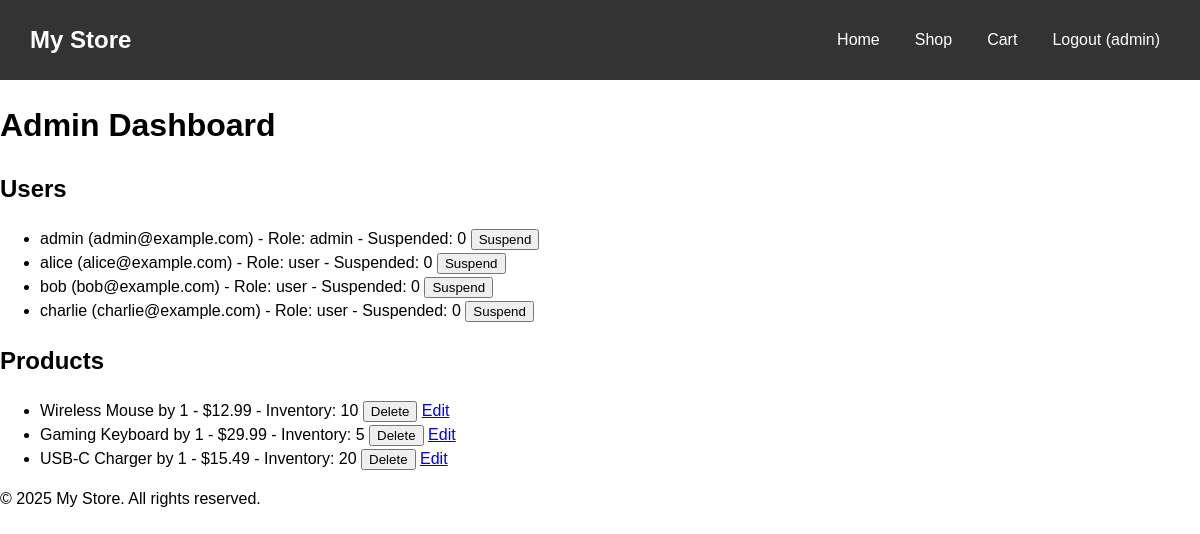
Page /admin (signed in) on the earlier database version.
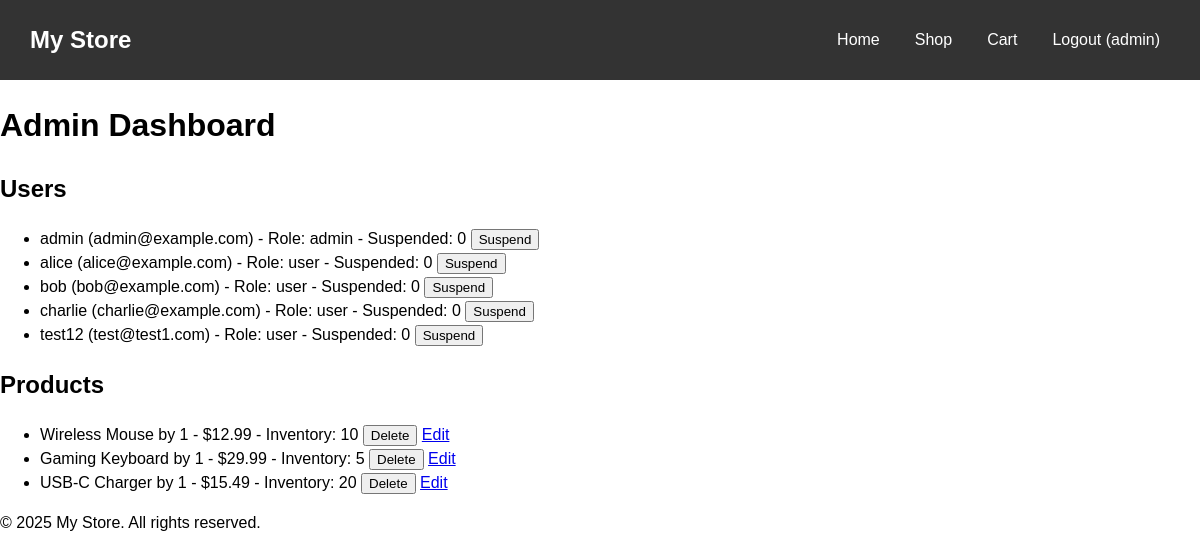
Same page on the later database version.
### tables this page shows
CREATE TABLE users (
    id INTEGER PRIMARY KEY AUTOINCREMENT,
    username TEXT UNIQUE NOT NULL,
    password TEXT NOT NULL,
    email TEXT UNIQUE NOT NULL,
    role TEXT DEFAULT 'user',
    created_at TIMESTAMP DEFAULT CURRENT_TIMESTAMP
, is_suspended INTEGER DEFAULT 0);

CREATE TABLE products (
    id INTEGER PRIMARY KEY AUTOINCREMENT,
    name TEXT NOT NULL,
    price REAL NOT NULL,
    description TEXT NOT NULL
, seller_id INTEGER, inventory INTEGER DEFAULT 0);

### app.py (the view)
@app.route('/admin')
@login_required
@role_required('admin')
def admin_dashboard():
    users = db.list_all_users()
    products = db.get_all_products()
    return render_template('admin_dashboard.html', users=users, products=products)

### app.py (called while the page is built)
@app.context_processor
def inject_csrf_token():
    return dict(csrf_token=generate_csrf)

def login_required(f):
    @wraps(f)
    def decorated(*args, **kwargs):
        if 'user_id' not in session:
            flash("Please log in.", "warning")
            return redirect(url_for('login'))
        user = db.get_user_by_id(session['user_id'])
        if not user:
            session.clear()
            flash("User not found, please log in.", "warning")
            return redirect(url_for('login'))
        if user.get('is_suspended'):
            session.clear()
            flash("Account suspended. Contact admin.", "danger")
            return redirect(url_for('login'))
        return f(*args, **kwargs)
    return decorated

def role_required(*roles):
    roles = [r.lower() for r in roles]
    def decorator(f):
        @wraps(f)
        def decorated(*args, **kwargs):
            role = session.get('role', '').lower()
            if role not in roles:
                flash("You do not have permission to access this page.", "danger")
                return redirect(url_for('shop'))
            return f(*args, **kwargs)
        return decorated
    return decorator

### templates/admin_dashboard.html (shortened to what this page needs)
{% extends "base.html" %}
{% block content %}
<h1>Admin Dashboard</h1>
<h2>Users</h2>
<ul>
  {% for u in users %}
    <li>
      {{ u.username }} ({{ u.email }}) - Role: {{ u.role }} - Suspended: {{ u.is_suspended }}
      {% if not u.is_suspended %}
        <form method="POST" action="{{ url_for('suspend_user', user_id=u.id) }}" style="display:inline;">
          <button type="submit">Suspend</button>
        </form>
      {% else %}
        <form method="POST" action="{{ url_for('unsuspend_user', user_id=u.id) }}" style="display:inline;">
          <input type="hidden" name="csrf_token" value="{{ csrf_token() }}">
          <button type="submit">Unsuspend</button>
        </form>
      {% endif %}
    </li>
  {% endfor %}
</ul>
<h2>Products</h2>
<ul>
  {% for p in products %}
    <li>
      {{ p.name }} by {{ p.seller_id }} - ${{ p.price }} - Inventory: {{ p.inventory }}
      <form method="POST" action="{{ url_for('delete_product', product_id=p.id) }}" style="display:inline;">
        <button type="submit">Delete</button>
      </form>
      <a href="{{ url_for('edit_product', product_id=p.id) }}">Edit</a>
    </li>
  {% endfor %}
</ul>
{% endblock %}

Differences in the rows shown:
added users: username "test12", email "test@test1.com", role "user", is_suspended "0"
